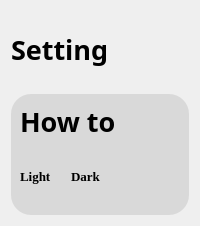
      <widget class="QWidget" name="page_5">
       <layout class="QVBoxLayout" name="verticalLayout_27">
        <item>
         <spacer name="verticalSpacer_18">
          <property name="orientation">
           <enum>Qt::Vertical</enum>
          </property>
          <property name="sizeType">
           <enum>QSizePolicy::Fixed</enum>
          </property>
          <property name="sizeHint" stdset="0">
           <size>
            <width>20</width>
            <height>20</height>
           </size>
          </property>
         </spacer>
        </item>
        <item>
         <widget class="QLabel" name="label_30">
          <property name="sizePolicy">
           <sizepolicy hsizetype="Preferred" vsizetype="Fixed">
            <horstretch>0</horstretch>
            <verstretch>0</verstretch>
           </sizepolicy>
          </property>
          <property name="font">
           <font>
            <family>黑体</family>
            <pointsize>20</pointsize>
            <weight>75</weight>
            <bold>true</bold>
           </font>
          </property>
          <property name="text">
           <string>Setting</string>
          </property>
         </widget>
        </item>
        <item>
         <spacer name="verticalSpacer_17">
          <property name="orientation">
           <enum>Qt::Vertical</enum>
          </property>
          <property name="sizeType">
           <enum>QSizePolicy::Fixed</enum>
          </property>
          <property name="sizeHint" stdset="0">
           <size>
            <width>20</width>
            <height>20</height>
           </size>
          </property>
         </spacer>
        </item>
        <item>
         <widget class="QFrame" name="frame_22">
          <property name="styleSheet">
           <string notr="true">background-color:rgba(217,217,217);
border:none;
border-radius:20px;</string>
          </property>
          <property name="frameShape">
           <enum>QFrame::StyledPanel</enum>
          </property>
          <property name="frameShadow">
           <enum>QFrame::Raised</enum>
          </property>
          <layout class="QVBoxLayout" name="verticalLayout_28">
           <item>
            <widget class="QLabel" name="label_31">
             <property name="font">
              <font>
               <family>黑体</family>
               <pointsize>20</pointsize>
               <weight>75</weight>
               <bold>true</bold>
              </font>
             </property>
             <property name="text">
              <string>How to</string>
             </property>
            </widget>
           </item>
           <item>
            <widget class="QLabel" name="label_32">
             <property name="text">
              <string/>
             </property>
             <property name="pixmap">
              <pixmap resource="resource.qrc">:/camera.png</pixmap>
             </property>
            </widget>
           </item>
           <item>
            <layout class="QHBoxLayout" name="horizontalLayout_12">
             <item>
              <widget class="QLabel" name="label_34">
               <property name="font">
                <font>
                 <family>Times New Roman</family>
                 <pointsize>10</pointsize>
                 <weight>75</weight>
                 <bold>true</bold>
                </font>
               </property>
               <property name="text">
                <string>Light</string>
               </property>
              </widget>
             </item>
             <item>
              <widget class="QLabel" name="label_33">
               <property name="text">
                <string/>
               </property>
               <property name="pixmap">
                <pixmap resource="resource.qrc">:/action.png</pixmap>
               </property>
              </widget>
             </item>
             <item>
              <widget class="QLabel" name="label_35">
               <property name="font">
                <font>
                 <family>Times New Roman</family>
                 <pointsize>10</pointsize>
                 <weight>75</weight>
                 <bold>true</bold>
                </font>
               </property>
               <property name="text">
                <string>Dark</string>
               </property>
              </widget>
             </item>
             <item>
              <spacer name="horizontalSpacer_20">
               <property name="orientation">
                <enum>Qt::Horizontal</enum>
               </property>
               <property name="sizeHint" stdset="0">
                <size>
                 <width>40</width>
                 <height>20</height>
                </size>
               </property>
              </spacer>
             </item>
            </layout>
           </item>
           <item>
            <widget class="QLabel" name="label_36">
             <property name="text">
              <string/>
             </property>
             <property name="pixmap">
              <pixmap resource="resource.qrc">:/bottom.png</pixmap>
             </property>
            </widget>
           </item>
          </layout>
         </widget>
        </item>
       </layout>
      </widget>
